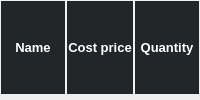
                                     <widget class="QFrame" name="frame_41">
                                      <property name="styleSheet">
                                       <string notr="true">border:none;
border-radius:0px;

padding:1px;</string>
                                      </property>
                                      <property name="frameShape">
                                       <enum>QFrame::StyledPanel</enum>
                                      </property>
                                      <property name="frameShadow">
                                       <enum>QFrame::Raised</enum>
                                      </property>
                                      <layout class="QHBoxLayout" name="horizontalLayout_39">
                                       <property name="spacing">
                                        <number>2</number>
                                       </property>
                                       <property name="leftMargin">
                                        <number>0</number>
                                       </property>
                                       <property name="topMargin">
                                        <number>0</number>
                                       </property>
                                       <property name="rightMargin">
                                        <number>0</number>
                                       </property>
                                       <property name="bottomMargin">
                                        <number>5</number>
                                       </property>
                                       <item>
                                        <widget class="QLabel" name="label_68">
                                         <property name="font">
                                          <font>
                                           <pointsize>10</pointsize>
                                           <weight>75</weight>
                                           <bold>true</bold>
                                          </font>
                                         </property>
                                         <property name="styleSheet">
                                          <string notr="true">background-color: rgb(35, 38, 41);
color: rgb(255, 255, 255);</string>
                                         </property>
                                         <property name="text">
                                          <string>Name</string>
                                         </property>
                                         <property name="alignment">
                                          <set>Qt::AlignCenter</set>
                                         </property>
                                        </widget>
                                       </item>
                                       <item>
                                        <widget class="QLabel" name="label_69">
                                         <property name="font">
                                          <font>
                                           <pointsize>10</pointsize>
                                           <weight>75</weight>
                                           <bold>true</bold>
                                          </font>
                                         </property>
                                         <property name="styleSheet">
                                          <string notr="true">background-color: rgb(35, 38, 41);
color: rgb(255, 255, 255);</string>
                                         </property>
                                         <property name="text">
                                          <string>Cost price</string>
                                         </property>
                                         <property name="alignment">
                                          <set>Qt::AlignCenter</set>
                                         </property>
                                        </widget>
                                       </item>
                                       <item>
                                        <widget class="QLabel" name="label_74">
                                         <property name="font">
                                          <font>
                                           <pointsize>10</pointsize>
                                           <weight>75</weight>
                                           <bold>true</bold>
                                          </font>
                                         </property>
                                         <property name="styleSheet">
                                          <string notr="true">background-color: rgb(35, 38, 41);
color: rgb(255, 255, 255);</string>
                                         </property>
                                         <property name="text">
                                          <string>Quantity</string>
                                         </property>
                                         <property name="alignment">
                                          <set>Qt::AlignCenter</set>
                                         </property>
                                        </widget>
                                       </item>
                                      </layout>
                                     </widget>
